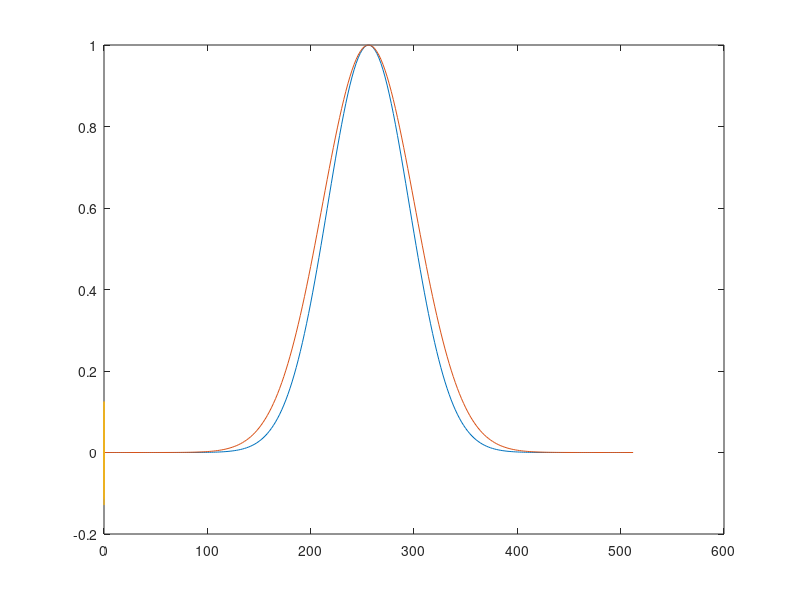
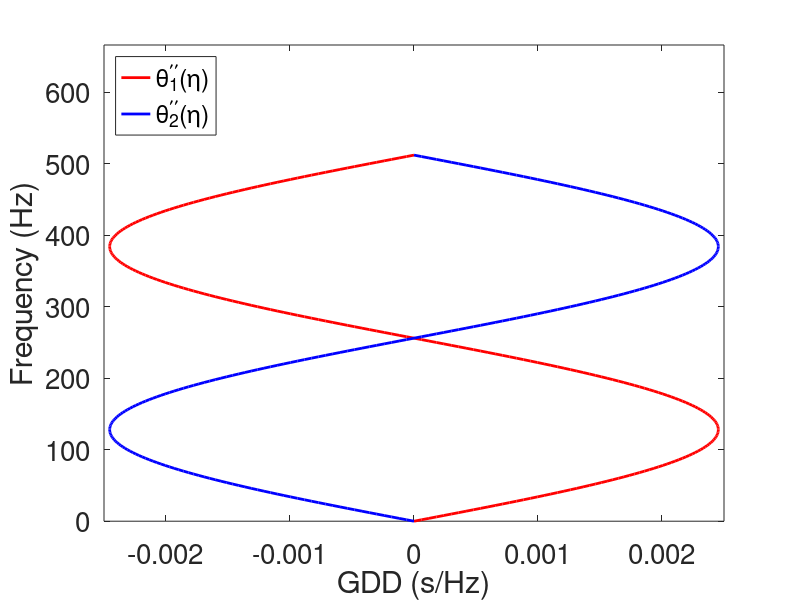
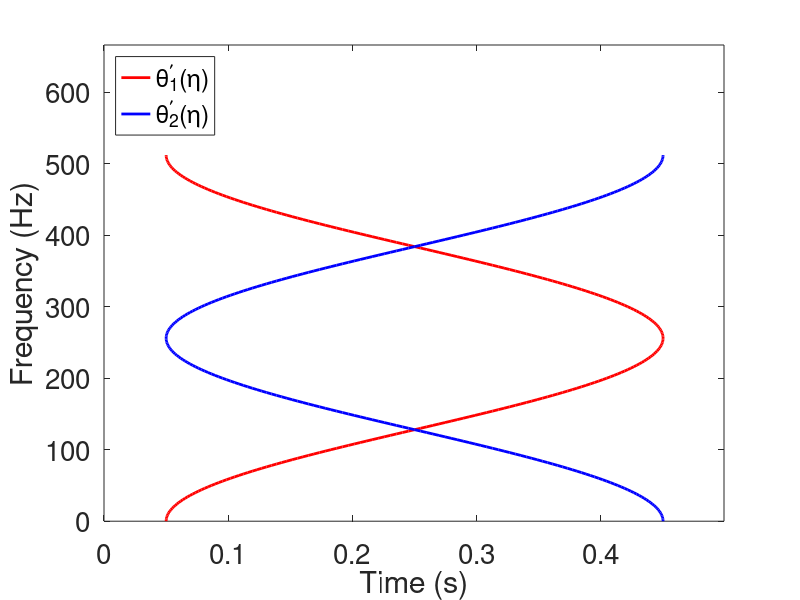

These charts were generated, in order, by the following MATLAB code: (Note: this script raises an error after producing the figures.)
   % %July, 2025, by Shuixin Li
   clear;      close all;  clc;      
    %% this code id for test the phase  is sinu signal in frequency domain
   
    %Parameters
    Hz = 1024;
    N = 0.5*1024;
    t = (0:N-1)/Hz;
    f = (0:round(N/2))*Hz/N;
  

    %Mode1
    A1 =exp(-0.00032*(f-256).^2) ;
    %A1 = ones(1,length(f));
    Phi1 =-51.2/pi*sin(pi*f./256)+0.25*(f);
    GD1 = -0.2*cos(pi*f./256)+0.25;
    GDD1 = pi/1280*sin(pi*f./256);
    X1 = A1.*exp(-1i*2*pi*Phi1);
    X1(end) = -A1(end);
    Y1 = [X1  conj(fliplr(X1(2:end-1)))];    
    y1 = ifft(Y1);

    %Mode2
    A2 =exp(-0.00025*(f-256).^2) ;
    %A2 = ones(1,length(f));
    Phi2 =51.2/pi*sin(pi*f./256)+0.25*f;
    GD2 = 0.2*cos(pi*f./256)+0.25;

    GDD2 = -pi/1280*sin(pi*f./256) ;
    X2 = A2.*exp(-1i*2*pi*Phi2);
    X2(end) = -A2(end);
    Y2 = [X2  conj(fliplr(X2(2:end-1)))];    
    y2 = ifft(Y2);
    %Test Signal
    y =(y1+y2);

    plot(f,A1)
    hold on
    plot(f,A2)

    plot(t,y2)
 
%% plot GDs and GDDs
figure
pddph1=plot(GDD1,f,'r-','linewidth',2);
hold on
pddph2=plot(GDD2,f,'b-','linewidth',2);
legend([pddph1,pddph2],'\theta_1^{\prime\prime}(\eta)','\theta_2^{\prime\prime}(\eta)','Location', 'northwest');
ylabel('Frequency (Hz)', 'FontSize', 20);  
xlabel('GDD (s/Hz)','FontSize',20);
set(gca,'FontSize',20)
 axis xy; axis([-0.0025 0.0025 f(1) 666]);


figure
pddph1 = plot(GD1, f, 'r-', 'linewidth', 2);  % 时间是横轴，频率是纵轴
hold on
pddph2 = plot(GD2, f, 'b-', 'linewidth', 2);
legend([pddph1, pddph2], '\theta_1^{\prime}(\eta)', '\theta_2^{\prime}(\eta)','Location', 'northwest');
xlabel('Time (s)', 'FontSize', 20);       
ylabel('Frequency (Hz)', 'FontSize', 20);  
set(gca, 'FontSize', 20)
axis xy; axis([t(1) t(end) f(1) 666]);




 
 arange=0.01;
 sigma=17.1;%l=2.5,entro=17.1;

%% 2nd , 3rd and 4th order time-reassigned operators
% Please choose a module to run

%[tfc0,tfc1,tfc2,tfrtic,tcrtic,T,R] = SFCT2(y,Hz,sigma,arange,501);
%[tfc0,tfc1,tfc2,tfrtic,tcrtic,T,R] = SFCT3(y,Hz,sigma,arange);
%[tfc0,tfc1,tfc2,tfrtic,tcrtic,T,R] = SFCT4(y,Hz,sigma,arange);


 %% squeezeing transform
 %[tfrsq1] = Msqueeze0(y, tfc0, R, T,t,tcrtic, 1,0.001);
 

tic
[tfrsq1, tfc0, tfrtic, tcrtic] = SFCT2_with_squeeze_gpu(y, Hz, sigma, arange, 1, 0.01);
toc
% tic
% [tfc0,  tfrtic, tcrtic, T, R] = SFCT2_GPU(y, Hz, sigma, arange);
% [tfrsq1] = Msqueeze_FCT(y, tfc0, R, T, t, tcrtic, 1, 0.001);
% toc

% ridge detection
  [GDs,GDDs]=ridge_3d(tfrsq1,2,20,20,20);

 for i=1:length(GDs)  
gd01_all = t(GDs(:, 1));    % 第一列所有数据
gd02_all = t(GDs(:, 2));    % 第二列所有数据
gdd01_all = tcrtic(GDDs(:, 1));  % GDDs第一列所有数据
gdd02_all = tcrtic(GDDs(:, 2));  % GDDs第二列所有数据


window_size = 15;  % 
gd01 = smoothdata(gd01_all, 'gaussian', window_size);
gd02 = smoothdata(gd02_all, 'gaussian', window_size);
gdd01 = smoothdata(gdd01_all, 'gaussian', window_size);
gdd02 = smoothdata(gdd02_all, 'gaussian', window_size);       
 end


AAA=abs(tfrsq1(:,:,129));
figure
imageSQ(t, tcrtic, AAA);
shading interp; 
axis xy; 
xlabel('Time (s)', 'FontSize', 20);      % 横轴为时间
ylabel('GDD (s/Hz)', 'FontSize', 20); % 纵轴为频率











%  group=zeros(length(f),2);
% for  fidx=1:length(f)
%     group(fidx,1)=R(GDDs(fidx,1),GDs(fidx,1),fidx);
%     group(fidx,2)=R(GDDs(fidx,2),GDs(fidx,2),fidx);
% end
% aaa=real(group);bbb=imag(group);
% 
% plot(f,aaa(:,1))
% plot(f,tcrtic(GDDs(:,1)))

if sum((gd01-GD1).^2)<sum((gd01-GD2).^2)
    gd1=gd01;gd2=gd02;
else 
    gd1=gd02;gd2=gd01;
end

if sum((gdd01-GDD1).^2)<sum((gdd01-GDD2).^2)
    gdd1=gdd01;gdd2=gdd02;
else 
   gdd1=gdd02;gdd2=gdd01;
end



%% Plot of the extracted group decay
figure
e_pdph1 = plot(gd1, f, 'r:', 'linewidth', 2);  % 时间为横轴，频率为纵轴
hold on
pdph1 = plot(GD1, f, 'b-', 'linewidth', 1);
legend([e_pdph1, pdph1], 'Estimated GD1', 'Ground truth', 'Location', 'northeast');
set(legend, 'FontName', 'Times New Roman')
xlabel('Time (s)', 'FontSize', 20);      % 横轴为时间
ylabel('Frequency (Hz)', 'FontSize', 20); % 纵轴为频率
set(gca, 'FontSize', 20)
axis xy;  
 

figure
e_pdph2 = plot(gd2, f, 'r:', 'linewidth', 2);  % 时间为横轴，频率为纵轴
hold on
pdph2 = plot(GD2, f, 'b-', 'linewidth', 1);
legend([e_pdph2, pdph2], 'Estimated GD2', 'Ground truth', 'Location', 'northwest');
set(legend, 'FontName', 'Times New Roman')
xlabel('Time (s)', 'FontSize', 20);      % 横轴为时间
ylabel('Frequency (Hz)', 'FontSize', 20); % 纵轴为频率
set(gca, 'FontSize', 20)
axis xy;  
 


figure
e_pdph1 = plot(gdd1, f, 'r:', 'linewidth', 2);  % 时间为横轴，频率为纵轴
hold on
pdph1 = plot(GDD1, f, 'b-', 'linewidth', 1);
legend([e_pdph1, pdph1], 'Estimated GDD1', 'Ground truth', 'Location', 'northeast');
set(legend, 'FontName', 'Times New Roman')
xlabel('GDD(s/Hz)', 'FontSize', 20);      % 横轴为时间
ylabel('Frequency (Hz)', 'FontSize', 20); % 纵轴为频率
set(gca, 'FontSize', 20)
 axis xy;axis([-0.0027 0.0027 f(1) f(end)]); 



figure
e_pdph2 = plot(gdd2, f, 'r:', 'linewidth', 2);  % 时间为横轴，频率为纵轴
hold on
pdph2 = plot(GDD2, f, 'b-', 'linewidth', 1);
legend([e_pdph2, pdph2], 'Estimated GDD2', 'Ground truth', 'Location', 'northwest');
set(legend, 'FontName', 'Times New Roman')
xlabel('GDD (s/Hz)', 'FontSize', 20);      % 横轴为时间
ylabel('Frequency (Hz)', 'FontSize', 20); % 纵轴为频率
set(gca, 'FontSize', 20)
 axis xy;axis([-0.0027 0.0027 f(1) f(end)]); 







%%  

% % real 
% for j=1:length(f)
%     diff1=abs(t-GD1(j)); diff2=abs(t-GD2(j));  
%     [minValue1, minIndex1] = min(diff1); [minValue2, minIndex2] = min(diff2);
%     GDs(j,1)=minIndex1; GDs(j,2)=minIndex2;
%     diff3=abs(tcrtic-GDD1(j)); diff4=abs(tcrtic-GDD2(j));     
%     [minValue3, minIndex3] = min(diff3); [minValue4, minIndex4] = min(diff4);
%     GDDs(j,1)=minIndex3; GDDs(j,2)=minIndex4;
% end
% 
% plot(f,t(GDs(:,1))-GD1)
% plot(f,tcrtic(GDDs(:,1))-GDD1)
% [recov1] = frecov_SSO(GD1, GD2, GDD1, GDD2,GDs,GDDs,tfc0,sigma);
% plot(f,real(recov1(1,:)-conj(X1)))
% [recov2] = ffrecov(GD1, GD2, GDD1, GDD2,GDs,GDDs,tfc2,sigma);
% plot(f,real(recov2(:,1)-conj(X1)'))
% 


%% Frequency domian SSO
[frecov] = frecov_SSO(gd01, gd02, gdd01, gdd02, GDs,GDDs,tfc0, sigma);
%plot the frequency reconstruction errors
if sum(abs(X1-frecov(1,:)).^2) <sum(abs(X2-frecov(1,:)).^2)
  figure, plot(f, real(X1-frecov(1,:)), 'color', 'k');
  xlim([f(1) f(end)]);
  ylim([-1 1])
  xlabel('Frequency (Hz)','FontSize',20);
    ylabel('Amplitude (a.u.)','FontSize',20);
  set(gca,'FontSize',20)
   legend('Recovery error of $\hat{y}_1$', 'Interpreter', 'latex')
  figure, plot(f, real(X2-frecov(2,:)), 'color', 'k');
  xlim([f(1) f(end)]);
  ylim([-1 1])
  xlabel('Frequency (Hz)','FontSize',20);
    ylabel('Amplitude (a.u.)','FontSize',20);
  set(gca,'FontSize',20)
  legend('Recovery error of $\hat{y}_2$', 'Interpreter', 'latex')
else
 figure, plot(f, real(X2-frecov(1,:)), 'color', 'k');
 xlim([f(1) f(end)]);
  ylim([-1 1])
  xlabel('Frequency (Hz)','FontSize',20);
    ylabel('Amplitude (a.u.)','FontSize',20);
  set(gca,'FontSize',20)
   legend('Recovery error of $\hat{y}_2$', 'Interpreter', 'latex')
  figure, plot(f, real(X1-frecov(2,:)), 'color', 'k');
  xlim([f(1) f(end)]);
  ylim([-1 1])
  xlabel('Frequency(Hz)','FontSize',20);
  ylabel('Amplitude (a.u.)','FontSize',20);
  set(gca,'FontSize',20)
   legend('Recovery error of $\hat{y}_1$', 'Interpreter', 'latex')
end




%% Reconstruction to time domain 
          trecov=zeros(2,N);
           if mod(N,2)==0        
                for i = 0:N/2
                    trecov(:,i+1) = frecov(:,i+1);
                end
                for i = N/2+1:N-1
                    trecov(:,i+1) = conj(frecov(:,N-i+1));
                end
            else
                for i = 0:(N-1)/2
                    trecov(:,i+1) =frecov(:,i+1);
                end
                for i = (N+1)/2:N-1
                    trecov(:,i+1) = conj(frecov(:,N-i+1));
                end
            end
            %重构计算
            trecov = ifft(trecov, [], 2);     
            trecov = real(trecov);%去除计算误差
       
         
 


%%  Reconstruction to time domain 
if sum(abs(y1-trecov(1,:)).^2) <sum(abs(y2-trecov(1,:)).^2)
  figure, plot(t, real(y1-trecov(1,:)), 'color', 'k');
  xlim([t(1) t(end)]);
  ylim([-0.1 0.1])
  xlabel('Time (s)','FontSize',20); 
  ylabel('Amplitude (a.u.)','FontSize',20);
  set(gca,'FontSize',20)
  legend('recover error of y_1') 
  figure, plot(t, real(y2-trecov(2,:)), 'color', 'k');
  xlim([t(1) t(end)]);
  ylim([-0.1 0.1]);
  xlabel('Time (s)','FontSize',20);
  ylabel('Amplitude (a.u.)','FontSize',20);
  set(gca,'FontSize',20)
 legend('recover error of y_2') 
else
 figure, plot(t, real(y2-trecov(1,:)), 'color', 'k');
 xlim([t(1) t(end)]);
  ylim([-0.1 0.1])
  xlabel('Time (s)','FontSize',20);
  ylabel('Amplitude (a.u.)','FontSize',20);
  set(gca,'FontSize',20)
  legend('recover error of y_2') 
  figure, plot(t, real(y1-trecov(2,:)), 'color', 'k');
  xlim([t(1) t(end)]);
  ylim([-0.1 0.1])
  xlabel('Time (s)','FontSize',20);
  ylabel('Amplitude (a.u.)','FontSize',20);
  set(gca,'FontSize',20)
  legend('recover error of y_1') 
end





%% recover mean square error
 %% recover mean square error 
 [MSEGD1, MSEGD2, MSEGDD1, MSEGDD2] = MSE_ridge_new(gd1, gd2, gdd1, gdd2, GD1, GDD1, GD2, GDD2);
fprintf('%.6f  %.6f  %.6f  %.6f\n', MSEGD1, MSEGD2, MSEGDD1, MSEGDD2)
% 2nd 0.002935    0.002545    0.000559    0.001119   0.080303    0.012414
% 3rd 0.000940    0.001995    0.000076    0.000150   0.078530    0.012340
% 4th 0.000749    0.001782    0.000046    0.000084   0.078609    0.012339

[errorx1,errorx2] = MSE_recov_error(y1,y2,trecov); %use part of [1/8, 7/8]
fprintf('%.6f  %.6f', errorx1,errorx2)

 
 [RQF_IF, RQF_CR] = RQF_ridge(gd1, gd2, gdd1, gdd2, GD1, GDD1, GD2, GDD2);
                                    
 disp([RQF_IF,RQF_CR])
